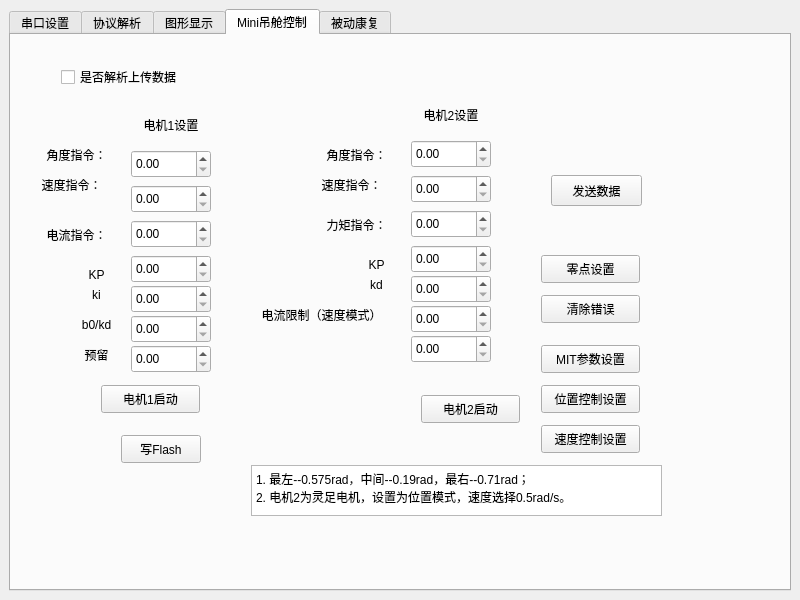
<?xml version="1.0" encoding="UTF-8"?>
<ui version="4.0">
 <class>MainWindow</class>
 <widget class="QMainWindow" name="MainWindow">
  <property name="geometry">
   <rect>
    <x>0</x>
    <y>0</y>
    <width>800</width>
    <height>600</height>
   </rect>
  </property>
  <property name="windowTitle">
   <string>串口调试助手</string>
  </property>
  <widget class="QWidget" name="centralwidget">
   <layout class="QVBoxLayout" name="verticalLayout_2">
    <item>
     <widget class="QTabWidget" name="tabWidget">
      <property name="currentIndex">
       <number>3</number>
      </property>
      <widget class="QWidget" name="tab_basic">
       <attribute name="title">
        <string>串口设置</string>
       </attribute>
       <widget class="QGroupBox" name="groupBox">
        <property name="geometry">
         <rect>
          <x>10</x>
          <y>0</y>
          <width>241</width>
          <height>291</height>
         </rect>
        </property>
        <property name="title">
         <string>串口设置</string>
        </property>
        <widget class="QWidget" name="layoutWidget">
         <property name="geometry">
          <rect>
           <x>20</x>
           <y>30</y>
           <width>211</width>
           <height>261</height>
          </rect>
         </property>
         <layout class="QGridLayout" name="gridLayout">
          <item row="5" column="0">
           <widget class="QLabel" name="label_5">
            <property name="text">
             <string>校验位</string>
            </property>
           </widget>
          </item>
          <item row="2" column="0">
           <widget class="QLabel" name="label_3">
            <property name="text">
             <string>数据位</string>
            </property>
           </widget>
          </item>
          <item row="2" column="2">
           <widget class="QComboBox" name="cBox_databit">
            <property name="currentIndex">
             <number>3</number>
            </property>
            <item>
             <property name="text">
              <string>5</string>
             </property>
            </item>
            <item>
             <property name="text">
              <string>6</string>
             </property>
            </item>
            <item>
             <property name="text">
              <string>7</string>
             </property>
            </item>
            <item>
             <property name="text">
              <string>8</string>
             </property>
            </item>
           </widget>
          </item>
          <item row="1" column="0">
           <widget class="QLabel" name="label_2">
            <property name="text">
             <string>波特率     </string>
            </property>
           </widget>
          </item>
          <item row="6" column="0" colspan="3">
           <widget class="QPushButton" name="Btn_SerialCheck">
            <property name="text">
             <string>检测串口</string>
            </property>
           </widget>
          </item>
          <item row="5" column="2">
           <widget class="QComboBox" name="cBox_checkbit">
            <item>
             <property name="text">
              <string>none</string>
             </property>
            </item>
            <item>
             <property name="text">
              <string>奇校验</string>
             </property>
            </item>
            <item>
             <property name="text">
              <string>偶校验</string>
             </property>
            </item>
           </widget>
          </item>
          <item row="0" column="0">
           <widget class="QLabel" name="label">
            <property name="text">
             <string>端 口       </string>
            </property>
           </widget>
          </item>
          <item row="7" column="0" colspan="3">
           <widget class="QPushButton" name="Btn_Openserial">
            <property name="text">
             <string>打开串口</string>
            </property>
           </widget>
          </item>
          <item row="4" column="0">
           <widget class="QLabel" name="label_4">
            <property name="text">
             <string>停止位</string>
            </property>
           </widget>
          </item>
          <item row="4" column="2">
           <widget class="QComboBox" name="cBox_stopbit">
            <item>
             <property name="text">
              <string>1</string>
             </property>
            </item>
            <item>
             <property name="text">
              <string>1.5</string>
             </property>
            </item>
            <item>
             <property name="text">
              <string>2</string>
             </property>
            </item>
           </widget>
          </item>
          <item row="0" column="1" colspan="2">
           <widget class="QComboBox" name="cBox_searil"/>
          </item>
          <item row="1" column="1" colspan="2">
           <widget class="QComboBox" name="cBox_baundrate">
            <property name="currentIndex">
             <number>3</number>
            </property>
            <item>
             <property name="text">
              <string>1200</string>
             </property>
            </item>
            <item>
             <property name="text">
              <string>2400</string>
             </property>
            </item>
            <item>
             <property name="text">
              <string>4800</string>
             </property>
            </item>
            <item>
             <property name="text">
              <string>9600</string>
             </property>
            </item>
            <item>
             <property name="text">
              <string>19200</string>
             </property>
            </item>
            <item>
             <property name="text">
              <string>38400</string>
             </property>
            </item>
            <item>
             <property name="text">
              <string>57600</string>
             </property>
            </item>
            <item>
             <property name="text">
              <string>115200</string>
             </property>
            </item>
            <item>
             <property name="text">
              <string>230400</string>
             </property>
            </item>
            <item>
             <property name="text">
              <string>460800</string>
             </property>
            </item>
           </widget>
          </item>
         </layout>
        </widget>
       </widget>
       <widget class="QGroupBox" name="groupBox_2">
        <property name="geometry">
         <rect>
          <x>10</x>
          <y>300</y>
          <width>241</width>
          <height>101</height>
         </rect>
        </property>
        <property name="title">
         <string>接收设置</string>
        </property>
        <widget class="QWidget" name="layoutWidget">
         <property name="geometry">
          <rect>
           <x>30</x>
           <y>10</y>
           <width>188</width>
           <height>92</height>
          </rect>
         </property>
         <layout class="QGridLayout" name="gridLayout_2">
          <item row="1" column="0">
           <widget class="QCheckBox" name="chk_re_time">
            <property name="text">
             <string>时间戳</string>
            </property>
           </widget>
          </item>
          <item row="0" column="1">
           <widget class="QCheckBox" name="chk_rev_hex">
            <property name="text">
             <string>HEX接收</string>
            </property>
           </widget>
          </item>
          <item row="0" column="0">
           <widget class="QPushButton" name="Btn_clearreceive">
            <property name="text">
             <string>清空接收</string>
            </property>
           </widget>
          </item>
          <item row="1" column="1">
           <widget class="QCheckBox" name="chk_rev_line">
            <property name="text">
             <string>自动换行</string>
            </property>
           </widget>
          </item>
         </layout>
        </widget>
       </widget>
       <widget class="QGroupBox" name="groupBox_3">
        <property name="geometry">
         <rect>
          <x>10</x>
          <y>410</y>
          <width>241</width>
          <height>101</height>
         </rect>
        </property>
        <property name="title">
         <string>发送设置</string>
        </property>
        <widget class="QWidget" name="layoutWidget">
         <property name="geometry">
          <rect>
           <x>10</x>
           <y>30</y>
           <width>213</width>
           <height>61</height>
          </rect>
         </property>
         <layout class="QGridLayout" name="gridLayout_3">
          <item row="0" column="0">
           <widget class="QCheckBox" name="chk_send_hex">
            <property name="text">
             <string>HEX发送</string>
            </property>
           </widget>
          </item>
          <item row="0" column="1">
           <widget class="QCheckBox" name="chk_send_line">
            <property name="text">
             <string>发送新行</string>
            </property>
           </widget>
          </item>
          <item row="1" column="0">
           <widget class="QCheckBox" name="chk_TimeSend">
            <property name="text">
             <string>自动发送</string>
            </property>
           </widget>
          </item>
          <item row="1" column="1">
           <widget class="QSpinBox" name="txt_SendMs"/>
          </item>
          <item row="1" column="2">
           <widget class="QLabel" name="label_6">
            <property name="text">
             <string>ms</string>
            </property>
           </widget>
          </item>
         </layout>
        </widget>
       </widget>
       <widget class="QPushButton" name="Btn_send">
        <property name="geometry">
         <rect>
          <x>280</x>
          <y>480</y>
          <width>99</width>
          <height>28</height>
         </rect>
        </property>
        <property name="text">
         <string>发送</string>
        </property>
       </widget>
       <widget class="QPushButton" name="Btn_ClearSend">
        <property name="geometry">
         <rect>
          <x>390</x>
          <y>480</y>
          <width>99</width>
          <height>28</height>
         </rect>
        </property>
        <property name="text">
         <string>清空发送</string>
        </property>
       </widget>
       <widget class="QTextEdit" name="Edit_send">
        <property name="geometry">
         <rect>
          <x>280</x>
          <y>430</y>
          <width>431</width>
          <height>41</height>
         </rect>
        </property>
       </widget>
       <widget class="QPlainTextEdit" name="Edit_recv">
        <property name="geometry">
         <rect>
          <x>280</x>
          <y>20</y>
          <width>431</width>
          <height>381</height>
         </rect>
        </property>
        <property name="readOnly">
         <bool>true</bool>
        </property>
       </widget>
       <widget class="QCheckBox" name="chkShowRawData">
        <property name="geometry">
         <rect>
          <x>280</x>
          <y>400</y>
          <width>161</width>
          <height>24</height>
         </rect>
        </property>
        <property name="text">
         <string>是否显示接收数据</string>
        </property>
       </widget>
      </widget>
      <widget class="QWidget" name="tab_2">
       <attribute name="title">
        <string>协议解析</string>
       </attribute>
       <widget class="QGroupBox" name="groupBox_4">
        <property name="geometry">
         <rect>
          <x>40</x>
          <y>40</y>
          <width>295</width>
          <height>78</height>
         </rect>
        </property>
        <property name="title">
         <string>发送IO指令</string>
        </property>
        <layout class="QHBoxLayout" name="horizontalLayout" stretch="0,0,0,0,0,0">
         <item>
          <widget class="QLabel" name="label_7">
           <property name="text">
            <string>IO编号</string>
           </property>
          </widget>
         </item>
         <item>
          <widget class="QSpinBox" name="spinIOID"/>
         </item>
         <item>
          <spacer name="horizontalSpacer">
           <property name="orientation">
            <enum>Qt::Orientation::Horizontal</enum>
           </property>
           <property name="sizeHint" stdset="0">
            <size>
             <width>40</width>
             <height>20</height>
            </size>
           </property>
          </spacer>
         </item>
         <item>
          <widget class="QCheckBox" name="chkIOState">
           <property name="text">
            <string>IO状态</string>
           </property>
          </widget>
         </item>
         <item>
          <spacer name="horizontalSpacer_2">
           <property name="orientation">
            <enum>Qt::Orientation::Horizontal</enum>
           </property>
           <property name="sizeHint" stdset="0">
            <size>
             <width>40</width>
             <height>20</height>
            </size>
           </property>
          </spacer>
         </item>
         <item>
          <widget class="QPushButton" name="btnSendIO">
           <property name="text">
            <string>发送</string>
           </property>
          </widget>
         </item>
        </layout>
       </widget>
       <widget class="QGroupBox" name="groupBox_5">
        <property name="geometry">
         <rect>
          <x>40</x>
          <y>150</y>
          <width>295</width>
          <height>78</height>
         </rect>
        </property>
        <property name="title">
         <string>发送浮点指令</string>
        </property>
        <layout class="QHBoxLayout" name="horizontalLayout_2" stretch="0,0,0,0,0,0">
         <item>
          <widget class="QLabel" name="label_8">
           <property name="text">
            <string>数据编号</string>
           </property>
          </widget>
         </item>
         <item>
          <widget class="QSpinBox" name="spinSensorID"/>
         </item>
         <item>
          <spacer name="horizontalSpacer_3">
           <property name="orientation">
            <enum>Qt::Orientation::Horizontal</enum>
           </property>
           <property name="sizeHint" stdset="0">
            <size>
             <width>40</width>
             <height>20</height>
            </size>
           </property>
          </spacer>
         </item>
         <item>
          <widget class="QDoubleSpinBox" name="spinFloatValue"/>
         </item>
         <item>
          <spacer name="horizontalSpacer_4">
           <property name="orientation">
            <enum>Qt::Orientation::Horizontal</enum>
           </property>
           <property name="sizeHint" stdset="0">
            <size>
             <width>40</width>
             <height>20</height>
            </size>
           </property>
          </spacer>
         </item>
         <item>
          <widget class="QPushButton" name="btnSendFloat">
           <property name="text">
            <string>发送</string>
           </property>
          </widget>
         </item>
        </layout>
       </widget>
       <widget class="QGroupBox" name="groupBox_6">
        <property name="geometry">
         <rect>
          <x>40</x>
          <y>250</y>
          <width>301</width>
          <height>80</height>
         </rect>
        </property>
        <property name="title">
         <string>本设备ID设置</string>
        </property>
        <widget class="QWidget" name="layoutWidget">
         <property name="geometry">
          <rect>
           <x>10</x>
           <y>30</y>
           <width>146</width>
           <height>30</height>
          </rect>
         </property>
         <layout class="QHBoxLayout" name="horizontalLayout_3">
          <item>
           <widget class="QLabel" name="label_9">
            <property name="text">
             <string>本设备ID：    </string>
            </property>
           </widget>
          </item>
          <item>
           <widget class="QSpinBox" name="spinDeviceID"/>
          </item>
         </layout>
        </widget>
       </widget>
       <widget class="QListWidget" name="listProtocolLog">
        <property name="geometry">
         <rect>
          <x>370</x>
          <y>60</y>
          <width>391</width>
          <height>211</height>
         </rect>
        </property>
       </widget>
       <widget class="QGroupBox" name="groupBox_7">
        <property name="geometry">
         <rect>
          <x>40</x>
          <y>350</y>
          <width>301</width>
          <height>80</height>
         </rect>
        </property>
        <property name="title">
         <string>接收数据处理</string>
        </property>
        <widget class="QCheckBox" name="chkEnableProtocol">
         <property name="geometry">
          <rect>
           <x>10</x>
           <y>30</y>
           <width>181</width>
           <height>24</height>
          </rect>
         </property>
         <property name="text">
          <string>是否解析接收的数据</string>
         </property>
        </widget>
       </widget>
      </widget>
      <widget class="QWidget" name="tab_chart">
       <attribute name="title">
        <string>图形显示</string>
       </attribute>
      </widget>
      <widget class="QWidget" name="tab">
       <attribute name="title">
        <string>Mini吊舱控制</string>
       </attribute>
       <widget class="QCheckBox" name="chk_receiveProtocol">
        <property name="geometry">
         <rect>
          <x>50</x>
          <y>30</y>
          <width>201</width>
          <height>24</height>
         </rect>
        </property>
        <property name="text">
         <string>是否解析上传数据</string>
        </property>
       </widget>
       <widget class="QLabel" name="label_22">
        <property name="geometry">
         <rect>
          <x>20</x>
          <y>110</y>
          <width>91</width>
          <height>20</height>
         </rect>
        </property>
        <property name="text">
         <string>角度指令：</string>
        </property>
        <property name="alignment">
         <set>Qt::AlignmentFlag::AlignCenter</set>
        </property>
       </widget>
       <widget class="QLabel" name="label_23">
        <property name="geometry">
         <rect>
          <x>10</x>
          <y>140</y>
          <width>101</width>
          <height>20</height>
         </rect>
        </property>
        <property name="text">
         <string>速度指令：</string>
        </property>
        <property name="alignment">
         <set>Qt::AlignmentFlag::AlignCenter</set>
        </property>
       </widget>
       <widget class="QLabel" name="label_24">
        <property name="geometry">
         <rect>
          <x>20</x>
          <y>190</y>
          <width>91</width>
          <height>20</height>
         </rect>
        </property>
        <property name="text">
         <string>电流指令：</string>
        </property>
        <property name="alignment">
         <set>Qt::AlignmentFlag::AlignCenter</set>
        </property>
       </widget>
       <widget class="QLabel" name="label_25">
        <property name="geometry">
         <rect>
          <x>60</x>
          <y>230</y>
          <width>51</width>
          <height>20</height>
         </rect>
        </property>
        <property name="text">
         <string>KP</string>
        </property>
        <property name="alignment">
         <set>Qt::AlignmentFlag::AlignCenter</set>
        </property>
       </widget>
       <widget class="QLabel" name="label_26">
        <property name="geometry">
         <rect>
          <x>60</x>
          <y>250</y>
          <width>51</width>
          <height>20</height>
         </rect>
        </property>
        <property name="text">
         <string>ki</string>
        </property>
        <property name="alignment">
         <set>Qt::AlignmentFlag::AlignCenter</set>
        </property>
       </widget>
       <widget class="QDoubleSpinBox" name="Motor2_para3_doubleSpinBox">
        <property name="geometry">
         <rect>
          <x>400</x>
          <y>175</y>
          <width>80</width>
          <height>28</height>
         </rect>
        </property>
       </widget>
       <widget class="QDoubleSpinBox" name="Motor2_para1_doubleSpinBox">
        <property name="geometry">
         <rect>
          <x>400</x>
          <y>105</y>
          <width>80</width>
          <height>28</height>
         </rect>
        </property>
       </widget>
       <widget class="QDoubleSpinBox" name="Motor2_para5_doubleSpinBox">
        <property name="geometry">
         <rect>
          <x>400</x>
          <y>240</y>
          <width>80</width>
          <height>28</height>
         </rect>
        </property>
       </widget>
       <widget class="QDoubleSpinBox" name="Motor2_para2_doubleSpinBox">
        <property name="geometry">
         <rect>
          <x>400</x>
          <y>140</y>
          <width>80</width>
          <height>28</height>
         </rect>
        </property>
       </widget>
       <widget class="QDoubleSpinBox" name="Motor2_para4_doubleSpinBox">
        <property name="geometry">
         <rect>
          <x>400</x>
          <y>210</y>
          <width>80</width>
          <height>28</height>
         </rect>
        </property>
       </widget>
       <widget class="QLabel" name="label_27">
        <property name="geometry">
         <rect>
          <x>400</x>
          <y>70</y>
          <width>80</width>
          <height>20</height>
         </rect>
        </property>
        <property name="text">
         <string>电机2设置</string>
        </property>
        <property name="alignment">
         <set>Qt::AlignmentFlag::AlignCenter</set>
        </property>
       </widget>
       <widget class="QLabel" name="label_28">
        <property name="geometry">
         <rect>
          <x>120</x>
          <y>80</y>
          <width>80</width>
          <height>20</height>
         </rect>
        </property>
        <property name="text">
         <string>电机1设置</string>
        </property>
        <property name="alignment">
         <set>Qt::AlignmentFlag::AlignCenter</set>
        </property>
       </widget>
       <widget class="QDoubleSpinBox" name="Motor1_para4_doubleSpinBox">
        <property name="geometry">
         <rect>
          <x>120</x>
          <y>220</y>
          <width>80</width>
          <height>28</height>
         </rect>
        </property>
       </widget>
       <widget class="QDoubleSpinBox" name="Motor1_para2_doubleSpinBox">
        <property name="geometry">
         <rect>
          <x>120</x>
          <y>150</y>
          <width>80</width>
          <height>28</height>
         </rect>
        </property>
       </widget>
       <widget class="QDoubleSpinBox" name="Motor1_para1_doubleSpinBox">
        <property name="geometry">
         <rect>
          <x>120</x>
          <y>115</y>
          <width>80</width>
          <height>28</height>
         </rect>
        </property>
       </widget>
       <widget class="QDoubleSpinBox" name="Motor1_para5_doubleSpinBox">
        <property name="geometry">
         <rect>
          <x>120</x>
          <y>250</y>
          <width>80</width>
          <height>28</height>
         </rect>
        </property>
       </widget>
       <widget class="QDoubleSpinBox" name="Motor1_para3_doubleSpinBox">
        <property name="geometry">
         <rect>
          <x>120</x>
          <y>185</y>
          <width>80</width>
          <height>28</height>
         </rect>
        </property>
       </widget>
       <widget class="QPushButton" name="Wirte_Flash_Btn">
        <property name="geometry">
         <rect>
          <x>110</x>
          <y>400</y>
          <width>80</width>
          <height>28</height>
         </rect>
        </property>
        <property name="text">
         <string>写Flash</string>
        </property>
       </widget>
       <widget class="QPushButton" name="Motor1_qiting_btn">
        <property name="geometry">
         <rect>
          <x>90</x>
          <y>350</y>
          <width>99</width>
          <height>28</height>
         </rect>
        </property>
        <property name="text">
         <string>电机1启动</string>
        </property>
       </widget>
       <widget class="QPushButton" name="Motor2_qiting_btn">
        <property name="geometry">
         <rect>
          <x>410</x>
          <y>360</y>
          <width>99</width>
          <height>28</height>
         </rect>
        </property>
        <property name="text">
         <string>电机2启动</string>
        </property>
       </widget>
       <widget class="QDoubleSpinBox" name="Motor2_para6_doubleSpinBox">
        <property name="geometry">
         <rect>
          <x>400</x>
          <y>270</y>
          <width>80</width>
          <height>28</height>
         </rect>
        </property>
       </widget>
       <widget class="QDoubleSpinBox" name="Motor1_para6_doubleSpinBox">
        <property name="geometry">
         <rect>
          <x>120</x>
          <y>280</y>
          <width>80</width>
          <height>28</height>
         </rect>
        </property>
       </widget>
       <widget class="QDoubleSpinBox" name="Motor1_para7_doubleSpinBox">
        <property name="geometry">
         <rect>
          <x>120</x>
          <y>310</y>
          <width>80</width>
          <height>28</height>
         </rect>
        </property>
       </widget>
       <widget class="QDoubleSpinBox" name="Motor2_para7_doubleSpinBox">
        <property name="geometry">
         <rect>
          <x>400</x>
          <y>300</y>
          <width>80</width>
          <height>28</height>
         </rect>
        </property>
       </widget>
       <widget class="QLabel" name="label_29">
        <property name="geometry">
         <rect>
          <x>60</x>
          <y>280</y>
          <width>51</width>
          <height>20</height>
         </rect>
        </property>
        <property name="text">
         <string>b0/kd</string>
        </property>
        <property name="alignment">
         <set>Qt::AlignmentFlag::AlignCenter</set>
        </property>
       </widget>
       <widget class="QLabel" name="label_30">
        <property name="geometry">
         <rect>
          <x>60</x>
          <y>310</y>
          <width>51</width>
          <height>20</height>
         </rect>
        </property>
        <property name="text">
         <string>预留</string>
        </property>
        <property name="alignment">
         <set>Qt::AlignmentFlag::AlignCenter</set>
        </property>
       </widget>
       <widget class="QPushButton" name="pushButton_MITSet">
        <property name="geometry">
         <rect>
          <x>530</x>
          <y>310</y>
          <width>99</width>
          <height>28</height>
         </rect>
        </property>
        <property name="text">
         <string>MIT参数设置</string>
        </property>
       </widget>
       <widget class="QPushButton" name="pushButton_ZeroSet">
        <property name="geometry">
         <rect>
          <x>530</x>
          <y>220</y>
          <width>99</width>
          <height>28</height>
         </rect>
        </property>
        <property name="text">
         <string>零点设置</string>
        </property>
       </widget>
       <widget class="QPushButton" name="pushButton_error_clear">
        <property name="geometry">
         <rect>
          <x>530</x>
          <y>260</y>
          <width>99</width>
          <height>28</height>
         </rect>
        </property>
        <property name="text">
         <string>清除错误</string>
        </property>
       </widget>
       <widget class="QPushButton" name="pushButton_weizhiSet">
        <property name="geometry">
         <rect>
          <x>530</x>
          <y>350</y>
          <width>99</width>
          <height>28</height>
         </rect>
        </property>
        <property name="text">
         <string>位置控制设置</string>
        </property>
       </widget>
       <widget class="QPushButton" name="pushButton_suduset">
        <property name="geometry">
         <rect>
          <x>530</x>
          <y>390</y>
          <width>99</width>
          <height>28</height>
         </rect>
        </property>
        <property name="text">
         <string>速度控制设置</string>
        </property>
       </widget>
       <widget class="QLabel" name="label_31">
        <property name="geometry">
         <rect>
          <x>300</x>
          <y>110</y>
          <width>91</width>
          <height>20</height>
         </rect>
        </property>
        <property name="text">
         <string>角度指令：</string>
        </property>
        <property name="alignment">
         <set>Qt::AlignmentFlag::AlignCenter</set>
        </property>
       </widget>
       <widget class="QLabel" name="label_32">
        <property name="geometry">
         <rect>
          <x>290</x>
          <y>140</y>
          <width>101</width>
          <height>20</height>
         </rect>
        </property>
        <property name="text">
         <string>速度指令：</string>
        </property>
        <property name="alignment">
         <set>Qt::AlignmentFlag::AlignCenter</set>
        </property>
       </widget>
       <widget class="QLabel" name="label_33">
        <property name="geometry">
         <rect>
          <x>300</x>
          <y>180</y>
          <width>91</width>
          <height>20</height>
         </rect>
        </property>
        <property name="text">
         <string>力矩指令：</string>
        </property>
        <property name="alignment">
         <set>Qt::AlignmentFlag::AlignCenter</set>
        </property>
       </widget>
       <widget class="QLabel" name="label_34">
        <property name="geometry">
         <rect>
          <x>340</x>
          <y>220</y>
          <width>51</width>
          <height>20</height>
         </rect>
        </property>
        <property name="text">
         <string>KP</string>
        </property>
        <property name="alignment">
         <set>Qt::AlignmentFlag::AlignCenter</set>
        </property>
       </widget>
       <widget class="QLabel" name="label_35">
        <property name="geometry">
         <rect>
          <x>340</x>
          <y>240</y>
          <width>51</width>
          <height>20</height>
         </rect>
        </property>
        <property name="text">
         <string>kd</string>
        </property>
        <property name="alignment">
         <set>Qt::AlignmentFlag::AlignCenter</set>
        </property>
       </widget>
       <widget class="QLabel" name="label_36">
        <property name="geometry">
         <rect>
          <x>230</x>
          <y>270</y>
          <width>161</width>
          <height>20</height>
         </rect>
        </property>
        <property name="text">
         <string>电流限制（速度模式）</string>
        </property>
        <property name="alignment">
         <set>Qt::AlignmentFlag::AlignCenter</set>
        </property>
       </widget>
       <widget class="QPlainTextEdit" name="plainTextEdit">
        <property name="geometry">
         <rect>
          <x>240</x>
          <y>430</y>
          <width>411</width>
          <height>51</height>
         </rect>
        </property>
        <property name="plainText">
         <string>1. 最左--0.575rad，中间--0.19rad，最右--0.71rad；
2. 电机2为灵足电机，设置为位置模式，速度选择0.5rad/s。</string>
        </property>
       </widget>
       <widget class="QPushButton" name="btn_SendControl">
        <property name="geometry">
         <rect>
          <x>540</x>
          <y>140</y>
          <width>91</width>
          <height>31</height>
         </rect>
        </property>
        <property name="text">
         <string>发送数据</string>
        </property>
       </widget>
      </widget>
      <widget class="QWidget" name="tab_passive">
       <attribute name="title">
        <string>被动康复</string>
       </attribute>
       <widget class="QGroupBox" name="groupPassiveParams">
        <property name="geometry">
         <rect>
          <x>10</x>
          <y>10</y>
          <width>361</width>
          <height>251</height>
         </rect>
        </property>
        <property name="title">
         <string>参数设置</string>
        </property>
        <widget class="QWidget" name="layoutWidget_passive">
         <property name="geometry">
          <rect>
           <x>20</x>
           <y>30</y>
           <width>321</width>
           <height>201</height>
          </rect>
         </property>
         <layout class="QGridLayout" name="gridLayout_passive">
          <item row="0" column="0">
           <widget class="QLabel" name="label_passive_speed">
            <property name="text">
             <string>运动速度 (rad/s):</string>
            </property>
           </widget>
          </item>
          <item row="0" column="1">
           <widget class="QDoubleSpinBox" name="spinPassiveSpeed">
            <property name="decimals">
             <number>3</number>
            </property>
            <property name="minimum">
             <double>0.010</double>
            </property>
            <property name="maximum">
             <double>1.000</double>
            </property>
            <property name="singleStep">
             <double>0.050</double>
            </property>
            <property name="value">
             <double>0.200</double>
            </property>
           </widget>
          </item>
          <item row="1" column="0">
           <widget class="QLabel" name="label_passive_cycles">
            <property name="text">
             <string>循环次数:</string>
            </property>
           </widget>
          </item>
          <item row="1" column="1">
           <widget class="QSpinBox" name="spinPassiveCycles">
            <property name="minimum">
             <number>1</number>
            </property>
            <property name="maximum">
             <number>999</number>
            </property>
            <property name="value">
             <number>10</number>
            </property>
           </widget>
          </item>
          <item row="2" column="0">
           <widget class="QLabel" name="label_passive_range">
            <property name="text">
             <string>运动范围 (°):</string>
            </property>
           </widget>
          </item>
          <item row="2" column="1">
           <layout class="QHBoxLayout">
            <item>
             <widget class="QDoubleSpinBox" name="spinPassiveRangeMin">
              <property name="prefix">
               <string>最小 </string>
              </property>
              <property name="decimals">
               <number>1</number>
              </property>
              <property name="minimum">
               <double>-120.0</double>
              </property>
              <property name="maximum">
               <double>0.0</double>
              </property>
              <property name="value">
               <double>-60.0</double>
              </property>
             </widget>
            </item>
            <item>
             <widget class="QDoubleSpinBox" name="spinPassiveRangeMax">
              <property name="prefix">
               <string>最大 </string>
              </property>
              <property name="decimals">
               <number>1</number>
              </property>
              <property name="minimum">
               <double>0.0</double>
              </property>
              <property name="maximum">
               <double>120.0</double>
              </property>
              <property name="value">
               <double>60.0</double>
              </property>
             </widget>
            </item>
           </layout>
          </item>
          <item row="3" column="0">
           <widget class="QLabel" name="label_passive_pause">
            <property name="text">
             <string>暂停时间 (ms):</string>
            </property>
           </widget>
          </item>
          <item row="3" column="1">
           <widget class="QSpinBox" name="spinPassivePause">
            <property name="minimum">
             <number>0</number>
            </property>
            <property name="maximum">
             <number>10000</number>
            </property>
            <property name="singleStep">
             <number>100</number>
            </property>
            <property name="value">
             <number>1000</number>
            </property>
           </widget>
          </item>
          <item row="4" column="0">
           <widget class="QLabel" name="label_passive_dir">
            <property name="text">
             <string>起始方向:</string>
            </property>
           </widget>
          </item>
          <item row="4" column="1">
           <widget class="QComboBox" name="comboPassiveDir">
            <item>
             <property name="text">
              <string>屈曲优先</string>
             </property>
            </item>
            <item>
             <property name="text">
              <string>伸展优先</string>
             </property>
            </item>
           </widget>
          </item>
         </layout>
        </widget>
       </widget>
       <widget class="QGroupBox" name="groupPassiveControl">
        <property name="geometry">
         <rect>
          <x>10</x>
          <y>270</y>
          <width>361</width>
          <height>81</height>
         </rect>
        </property>
        <property name="title">
         <string>控制</string>
        </property>
        <widget class="QWidget" name="layoutWidget_passive_ctrl">
         <property name="geometry">
          <rect>
           <x>20</x>
           <y>30</y>
           <width>321</width>
           <height>41</height>
          </rect>
         </property>
         <layout class="QHBoxLayout">
          <item>
           <widget class="QPushButton" name="btnPassiveStart">
            <property name="text">
             <string>▶ 开始</string>
            </property>
            <property name="styleSheet">
             <string>background-color: #2F80ED; color: white; font-weight: bold; padding: 8px;</string>
            </property>
           </widget>
          </item>
          <item>
           <widget class="QPushButton" name="btnPassiveStop">
            <property name="text">
             <string>■ 停止</string>
            </property>
            <property name="styleSheet">
             <string>background-color: #C43E3E; color: white; font-weight: bold; padding: 8px;</string>
            </property>
           </widget>
          </item>
          <item>
           <widget class="QPushButton" name="btnPassiveSetRange">
            <property name="text">
             <string>应用参数</string>
            </property>
           </widget>
          </item>
         </layout>
        </widget>
       </widget>
      </widget>
     </widget>
    </item>
   </layout>
  </widget>
  <action name="actiontisoshi">
   <property name="text">
    <string>tisoshi </string>
   </property>
  </action>
 </widget>
 <resources/>
 <connections/>
</ui>
